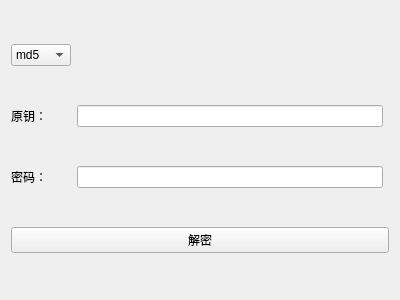
<?xml version="1.0" encoding="UTF-8"?>
<ui version="4.0">
 <class>Form</class>
 <widget class="QWidget" name="Form">
  <property name="geometry">
   <rect>
    <x>0</x>
    <y>0</y>
    <width>400</width>
    <height>300</height>
   </rect>
  </property>
  <property name="windowTitle">
   <string>Form</string>
  </property>
  <layout class="QGridLayout" name="gridLayout">
   <item row="3" column="1" colspan="3">
    <widget class="QPushButton" name="getPasswordBtn">
     <property name="text">
      <string>解密</string>
     </property>
    </widget>
   </item>
   <item row="2" column="1">
    <widget class="QLabel" name="label_2">
     <property name="text">
      <string>密码：</string>
     </property>
    </widget>
   </item>
   <item row="1" column="1">
    <widget class="QLabel" name="label">
     <property name="text">
      <string>原钥：</string>
     </property>
    </widget>
   </item>
   <item row="1" column="2">
    <widget class="QLineEdit" name="oriEditText"/>
   </item>
   <item row="0" column="1">
    <widget class="QComboBox" name="lockType_comboBox">
     <item>
      <property name="text">
       <string>md5</string>
      </property>
     </item>
     <item>
      <property name="text">
       <string>caser</string>
      </property>
     </item>
    </widget>
   </item>
   <item row="2" column="2">
    <widget class="QLineEdit" name="invEditText"/>
   </item>
  </layout>
 </widget>
 <resources/>
 <connections/>
</ui>
